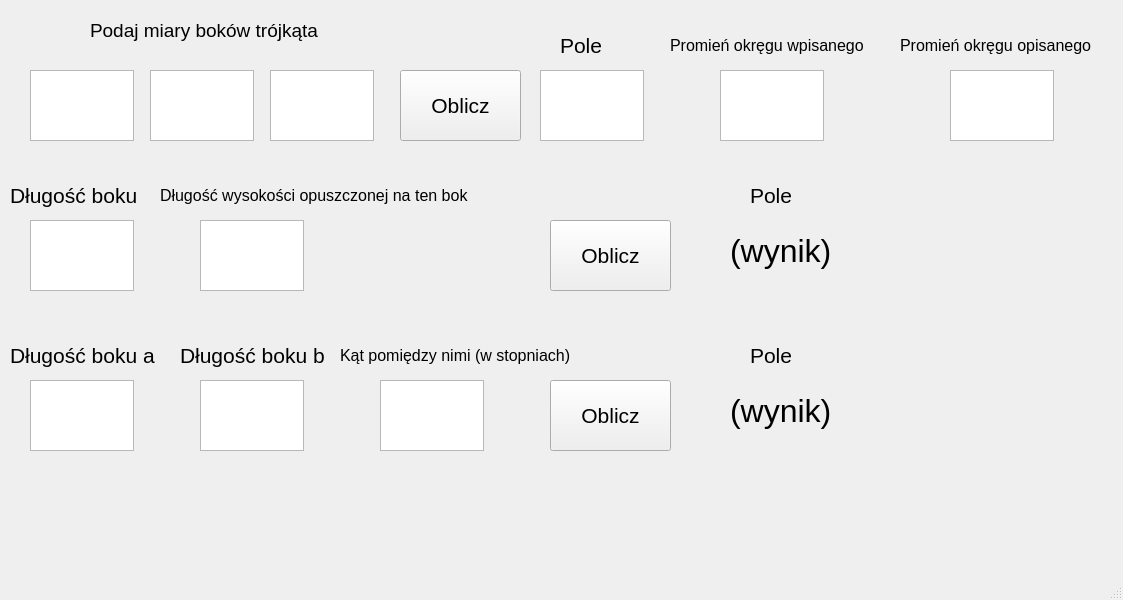
<?xml version="1.0" encoding="UTF-8"?>
<ui version="4.0">
 <class>TrojkatWindow</class>
 <widget class="QMainWindow" name="TrojkatWindow">
  <property name="geometry">
   <rect>
    <x>0</x>
    <y>0</y>
    <width>1123</width>
    <height>600</height>
   </rect>
  </property>
  <property name="windowTitle">
   <string>MainWindow</string>
  </property>
  <widget class="QWidget" name="centralwidget">
   <widget class="QTextEdit" name="a">
    <property name="geometry">
     <rect>
      <x>30</x>
      <y>70</y>
      <width>104</width>
      <height>71</height>
     </rect>
    </property>
   </widget>
   <widget class="QTextEdit" name="b">
    <property name="geometry">
     <rect>
      <x>150</x>
      <y>70</y>
      <width>104</width>
      <height>71</height>
     </rect>
    </property>
   </widget>
   <widget class="QTextEdit" name="c">
    <property name="geometry">
     <rect>
      <x>270</x>
      <y>70</y>
      <width>104</width>
      <height>71</height>
     </rect>
    </property>
   </widget>
   <widget class="QTextEdit" name="pole1">
    <property name="geometry">
     <rect>
      <x>540</x>
      <y>70</y>
      <width>104</width>
      <height>71</height>
     </rect>
    </property>
   </widget>
   <widget class="QTextEdit" name="r">
    <property name="geometry">
     <rect>
      <x>720</x>
      <y>70</y>
      <width>104</width>
      <height>71</height>
     </rect>
    </property>
   </widget>
   <widget class="QLabel" name="label">
    <property name="geometry">
     <rect>
      <x>90</x>
      <y>10</y>
      <width>241</width>
      <height>41</height>
     </rect>
    </property>
    <property name="font">
     <font>
      <pointsize>14</pointsize>
     </font>
    </property>
    <property name="text">
     <string>Podaj miary boków trójkąta</string>
    </property>
   </widget>
   <widget class="QLabel" name="label_2">
    <property name="geometry">
     <rect>
      <x>560</x>
      <y>30</y>
      <width>81</width>
      <height>31</height>
     </rect>
    </property>
    <property name="font">
     <font>
      <pointsize>16</pointsize>
     </font>
    </property>
    <property name="text">
     <string>Pole</string>
    </property>
   </widget>
   <widget class="QLabel" name="label_3">
    <property name="geometry">
     <rect>
      <x>670</x>
      <y>30</y>
      <width>201</width>
      <height>31</height>
     </rect>
    </property>
    <property name="font">
     <font>
      <pointsize>12</pointsize>
     </font>
    </property>
    <property name="text">
     <string>Promień okręgu wpisanego</string>
    </property>
   </widget>
   <widget class="QTextEdit" name="R">
    <property name="geometry">
     <rect>
      <x>950</x>
      <y>70</y>
      <width>104</width>
      <height>71</height>
     </rect>
    </property>
   </widget>
   <widget class="QLabel" name="label_4">
    <property name="geometry">
     <rect>
      <x>900</x>
      <y>30</y>
      <width>211</width>
      <height>31</height>
     </rect>
    </property>
    <property name="font">
     <font>
      <pointsize>12</pointsize>
     </font>
    </property>
    <property name="text">
     <string>Promień okręgu opisanego</string>
    </property>
   </widget>
   <widget class="QPushButton" name="b1">
    <property name="geometry">
     <rect>
      <x>400</x>
      <y>70</y>
      <width>121</width>
      <height>71</height>
     </rect>
    </property>
    <property name="font">
     <font>
      <pointsize>16</pointsize>
     </font>
    </property>
    <property name="text">
     <string>Oblicz</string>
    </property>
   </widget>
   <widget class="QTextEdit" name="bok1">
    <property name="geometry">
     <rect>
      <x>30</x>
      <y>220</y>
      <width>104</width>
      <height>71</height>
     </rect>
    </property>
   </widget>
   <widget class="QTextEdit" name="h">
    <property name="geometry">
     <rect>
      <x>200</x>
      <y>220</y>
      <width>104</width>
      <height>71</height>
     </rect>
    </property>
   </widget>
   <widget class="QLabel" name="label_5">
    <property name="geometry">
     <rect>
      <x>750</x>
      <y>180</y>
      <width>81</width>
      <height>31</height>
     </rect>
    </property>
    <property name="font">
     <font>
      <pointsize>16</pointsize>
     </font>
    </property>
    <property name="text">
     <string>Pole</string>
    </property>
   </widget>
   <widget class="QPushButton" name="b2">
    <property name="geometry">
     <rect>
      <x>550</x>
      <y>220</y>
      <width>121</width>
      <height>71</height>
     </rect>
    </property>
    <property name="font">
     <font>
      <pointsize>16</pointsize>
     </font>
    </property>
    <property name="text">
     <string>Oblicz</string>
    </property>
   </widget>
   <widget class="QLabel" name="pole2">
    <property name="geometry">
     <rect>
      <x>730</x>
      <y>220</y>
      <width>121</width>
      <height>61</height>
     </rect>
    </property>
    <property name="font">
     <font>
      <pointsize>24</pointsize>
     </font>
    </property>
    <property name="text">
     <string>(wynik)</string>
    </property>
   </widget>
   <widget class="QLabel" name="label_7">
    <property name="geometry">
     <rect>
      <x>10</x>
      <y>180</y>
      <width>131</width>
      <height>31</height>
     </rect>
    </property>
    <property name="font">
     <font>
      <pointsize>16</pointsize>
     </font>
    </property>
    <property name="text">
     <string>Długość boku</string>
    </property>
   </widget>
   <widget class="QLabel" name="label_8">
    <property name="geometry">
     <rect>
      <x>160</x>
      <y>180</y>
      <width>311</width>
      <height>31</height>
     </rect>
    </property>
    <property name="font">
     <font>
      <pointsize>12</pointsize>
     </font>
    </property>
    <property name="text">
     <string>Długość wysokości opuszczonej na ten bok</string>
    </property>
   </widget>
   <widget class="QLabel" name="label_10">
    <property name="geometry">
     <rect>
      <x>750</x>
      <y>340</y>
      <width>81</width>
      <height>31</height>
     </rect>
    </property>
    <property name="font">
     <font>
      <pointsize>16</pointsize>
     </font>
    </property>
    <property name="text">
     <string>Pole</string>
    </property>
   </widget>
   <widget class="QPushButton" name="b3">
    <property name="geometry">
     <rect>
      <x>550</x>
      <y>380</y>
      <width>121</width>
      <height>71</height>
     </rect>
    </property>
    <property name="font">
     <font>
      <pointsize>16</pointsize>
     </font>
    </property>
    <property name="text">
     <string>Oblicz</string>
    </property>
   </widget>
   <widget class="QLabel" name="label_11">
    <property name="geometry">
     <rect>
      <x>10</x>
      <y>340</y>
      <width>151</width>
      <height>31</height>
     </rect>
    </property>
    <property name="font">
     <font>
      <pointsize>16</pointsize>
     </font>
    </property>
    <property name="text">
     <string>Długość boku a</string>
    </property>
   </widget>
   <widget class="QTextEdit" name="bokb">
    <property name="geometry">
     <rect>
      <x>200</x>
      <y>380</y>
      <width>104</width>
      <height>71</height>
     </rect>
    </property>
   </widget>
   <widget class="QTextEdit" name="boka">
    <property name="geometry">
     <rect>
      <x>30</x>
      <y>380</y>
      <width>104</width>
      <height>71</height>
     </rect>
    </property>
   </widget>
   <widget class="QLabel" name="pole3">
    <property name="geometry">
     <rect>
      <x>730</x>
      <y>380</y>
      <width>121</width>
      <height>61</height>
     </rect>
    </property>
    <property name="font">
     <font>
      <pointsize>24</pointsize>
     </font>
    </property>
    <property name="text">
     <string>(wynik)</string>
    </property>
   </widget>
   <widget class="QLabel" name="label_13">
    <property name="geometry">
     <rect>
      <x>180</x>
      <y>340</y>
      <width>151</width>
      <height>31</height>
     </rect>
    </property>
    <property name="font">
     <font>
      <pointsize>16</pointsize>
     </font>
    </property>
    <property name="text">
     <string>Długość boku b</string>
    </property>
   </widget>
   <widget class="QLabel" name="label_14">
    <property name="geometry">
     <rect>
      <x>340</x>
      <y>340</y>
      <width>241</width>
      <height>31</height>
     </rect>
    </property>
    <property name="font">
     <font>
      <pointsize>12</pointsize>
     </font>
    </property>
    <property name="text">
     <string>Kąt pomiędzy nimi (w stopniach)</string>
    </property>
   </widget>
   <widget class="QTextEdit" name="kat">
    <property name="geometry">
     <rect>
      <x>380</x>
      <y>380</y>
      <width>104</width>
      <height>71</height>
     </rect>
    </property>
    <property name="font">
     <font>
      <pointsize>12</pointsize>
     </font>
    </property>
   </widget>
  </widget>
  <widget class="QMenuBar" name="menubar">
   <property name="geometry">
    <rect>
     <x>0</x>
     <y>0</y>
     <width>1123</width>
     <height>21</height>
    </rect>
   </property>
  </widget>
  <widget class="QStatusBar" name="statusbar"/>
 </widget>
 <resources/>
 <connections/>
</ui>
